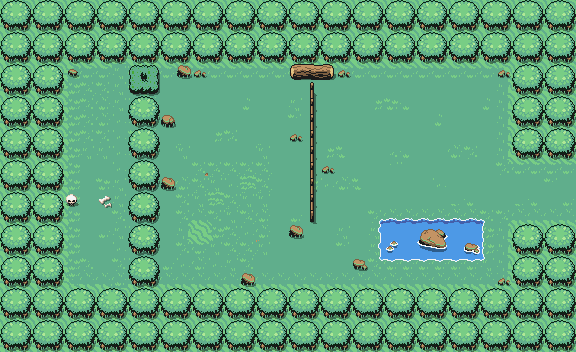

Below is a game level as drawn by its tile map, then a one-line description and the .tmx that defines it (tile-layer data replaced by summaries):
An orthogonal 36x22 tile map with 16x16 px tiles, 3 tile layers (Base, Objects, Test) and 32 objects (6x skeleton, 3x small, 2x eye, sf_entry, sf_back, ...).

<map version="1.9" tiledversion="1.9.2" orientation="orthogonal" renderorder="right-down" width="36" height="22" tilewidth="16" tileheight="16" infinite="0" nextlayerid="12" nextobjectid="152">
 <editorsettings>
  <export target="smallFight.lua" format="lua" />
 </editorsettings>
 <tileset firstgid="1" name="overworld-edit" tilewidth="16" tileheight="16" tilecount="1440" columns="40">
  <image source="_tilesets/Overworld-edit.png" width="640" height="576" />
  <tile id="258">
   <animation>
    <frame tileid="258" duration="100" />
    <frame tileid="259" duration="100" />
    <frame tileid="260" duration="100" />
   </animation>
  </tile>
  <tile id="298">
   <animation>
    <frame tileid="298" duration="100" />
    <frame tileid="299" duration="100" />
    <frame tileid="300" duration="100" />
   </animation>
  </tile>
  <tile id="338">
   <animation>
    <frame tileid="338" duration="100" />
    <frame tileid="339" duration="100" />
    <frame tileid="340" duration="100" />
   </animation>
  </tile>
  <tile id="377">
   <animation>
    <frame tileid="377" duration="200" />
    <frame tileid="417" duration="200" />
    <frame tileid="458" duration="200" />
   </animation>
  </tile>
  <tile id="378">
   <animation>
    <frame tileid="378" duration="200" />
    <frame tileid="418" duration="200" />
    <frame tileid="459" duration="200" />
   </animation>
  </tile>
  <tile id="379">
   <animation>
    <frame tileid="379" duration="200" />
    <frame tileid="419" duration="200" />
    <frame tileid="460" duration="200" />
   </animation>
  </tile>
 </tileset>
 <layer id="1" name="Base" width="36" height="22">
  <data>[792 cells, 792 non-empty, 40 distinct tile ids]</data>
 </layer>
 <layer id="2" name="Objects" width="36" height="22">
  <data>[792 cells, 488 non-empty, 52 distinct tile ids]</data>
 </layer>
 <layer id="4" name="Test" width="36" height="22">
  <data>[792 cells, 0 non-empty, 0 distinct tile ids]</data>
 </layer>
 <objectgroup id="3" name="Walls">
  <object id="115" x="512" y="0" width="64" height="160" />
  <object id="116" x="512" y="224" width="64" height="128" />
  <object id="117" x="130.333" y="98" width="28.3333" height="182.667" />
  <object id="118" x="0" y="0" width="58.6667" height="352" />
  <object id="119" x="59.1667" y="0" width="452.833" height="64" />
  <object id="134" x="315.167" y="80.3333" width="142.333" height="6.3333" rotation="90" />
  <object id="135" x="289.167" y="64.6667" width="45.333" height="15.3333" />
  <object id="151" x="58.8335" y="286.5" width="452.333" height="64" />
 </objectgroup>
 <objectgroup id="11" name="Triggers">
  <object id="149" name="sf_entry" class="sf_entry" x="391.667" y="152.667" width="17" height="16.3333" />
  <object id="150" name="sf_back" class="sf_back" x="85.8333" y="170.833" width="17" height="16.3333" />
 </objectgroup>
 <objectgroup id="5" name="Loot" />
 <objectgroup id="9" name="Trees">
  <object id="106" x="468" y="120" width="16" height="16" />
  <object id="108" x="301.273" y="245.818" width="16" height="16" />
  <object id="109" x="191.667" y="177" width="16" height="16" />
  <object id="110" x="328" y="84" width="16" height="16" />
  <object id="136" x="245" y="203.667" width="16" height="16" />
  <object id="137" x="222.333" y="100" width="16" height="16" />
  <object id="138" x="160" y="93.6667" width="16" height="16" />
 </objectgroup>
 <objectgroup id="8" name="Chests">
  <object id="125" name="test3" class="small" x="191.667" y="223.666" width="16" height="16" />
  <object id="127" name="test3" class="small" x="98.6667" y="251.667" width="16" height="16" />
  <object id="129" name="test3" class="small" x="76.6667" y="215.334" width="16" height="16" />
 </objectgroup>
 <objectgroup id="6" name="Enemies">
  <object id="111" name="skeleton" x="416.333" y="144">
   <properties>
    <property name="form" type="int" value="2" />
   </properties>
   <point />
  </object>
  <object id="112" name="skeleton" x="335.667" y="144">
   <properties>
    <property name="form" type="int" value="1" />
   </properties>
   <point />
  </object>
  <object id="113" name="eye" x="383.667" y="207.333">
   <properties>
    <property name="form" type="int" value="1" />
   </properties>
   <point />
  </object>
  <object id="114" name="eye" x="432.334" y="96">
   <properties>
    <property name="form" type="int" value="1" />
   </properties>
   <point />
  </object>
  <object id="130" name="skeleton" x="72" y="182">
   <properties>
    <property name="form" type="int" value="1" />
   </properties>
   <point />
  </object>
  <object id="131" name="skeleton" x="113.333" y="184">
   <properties>
    <property name="form" type="int" value="1" />
   </properties>
   <point />
  </object>
  <object id="132" name="skeleton" x="111.333" y="140.667">
   <properties>
    <property name="form" type="int" value="1" />
   </properties>
   <point />
  </object>
  <object id="133" name="skeleton" x="74.3333" y="140">
   <properties>
    <property name="form" type="int" value="1" />
   </properties>
   <point />
  </object>
 </objectgroup>
 <objectgroup id="10" name="Water">
  <object id="101" x="416" y="224" width="32" height="32" />
  <object id="103" x="448" y="224" width="32" height="32" />
  <object id="104" x="384" y="224" width="32" height="32" />
 </objectgroup>
 <objectgroup id="7" name="Transitions">
  <object id="100" name="startarea" class="right" x="576" y="160" width="16" height="64">
   <properties>
    <property name="destX" type="int" value="16" />
    <property name="destY" type="int" value="192" />
   </properties>
  </object>
 </objectgroup>
</map>
